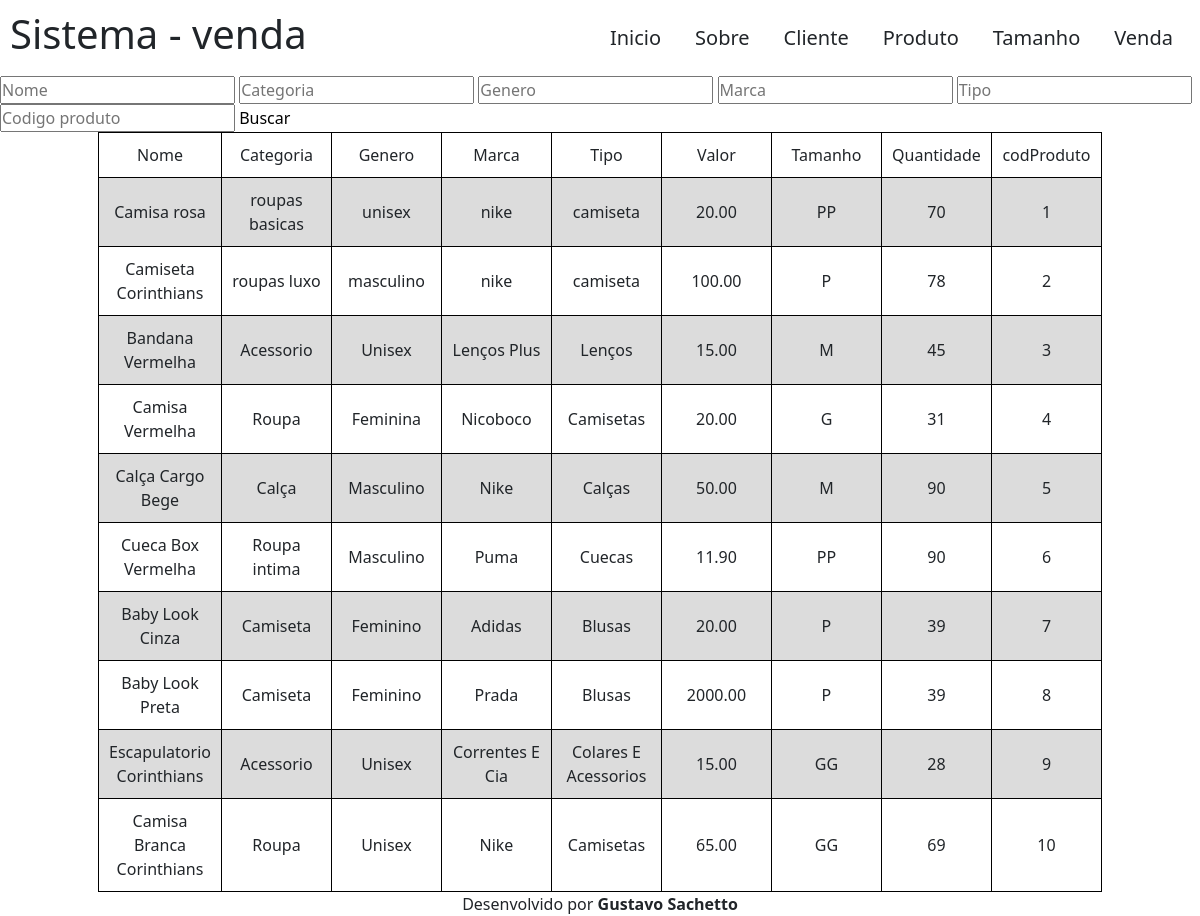
The page /view/pages/produto.php on the database its author committed.
### tables this page shows
create table produto(
	codProduto int auto_increment not null primary key,
	nomeProduto varchar (70) not null unique,
	quantidade int not null,
	valor decimal(7,2) not null
);

create table tamanho(
	codTam int auto_increment not null primary key,
    tipoTamanho char(5) unique
);

create table tamanhoP(
	quantidade int not null,

	codProduto int not null,
	constraint fkcodProduto foreign key (codProduto) references produto(codProduto),

	codTam int not null,
	constraint fkcodTam foreign key(codTam) references tamanho(codTam)
);

### model/conexao.php (called while the page is built, shortened)
<?php
class conexao{
    private $pdo;
    public function __construct($dbname, $host, $user, $password) {
        try {
            $this -> pdo = New PDO ("mysql:dbname=" . $dbname . ";host=" . $host, $user, $password);
            return "CONEXÃO DO PDO";
        } catch (PDOException $erro) {
            return "ERRO DE CONEXÃO NO PDO:" . $erro -> getMessage();
            exit();
        } catch (Exception $erro) {
            return "ERRO NÃO PASSOU DA CONEXÃO:" . $erro -> getMessage();
            exit();
        }
    }
    public function consultaTamanho() {
        $consulta = "SELECT * FROM tamanho ORDER BY codTam ASC";
        $resultado = $this -> consultaBanco($consulta);
        return $resultado;
    }
    public function consultaProduto($buscaNome, $buscaCate, $buscaGen, $buscaMarca, $buscaTipo, $buscaCod) {
        $consulta = "SELECT * FROM produto WHERE
        nomeProduto LIKE '%$buscaNome%'   AND
        categoria   LIKE '%$buscaCate%'   AND
        genero      LIKE '%$buscaGen%'    AND
        marca       LIKE '%$buscaMarca%'  AND
        tipo        LIKE '%$buscaTipo%'   AND
        codProduto  LIKE '%$buscaCod%'     ";
        $resultado = $this -> consultaBanco($consulta);
        return $resultado;
    }
    public function consultaTamanhoProduto() {
        $consulta = "SELECT * FROM tamanhop ORDER BY codProduto ASC";
        $resultado = $this -> consultaBanco($consulta);
        return $resultado;
    }
    public function consultaBanco($consulta) {
        $consultaBanco = $this -> pdo -> query($consulta);
        $consultaBanco -> execute();
        while ($resultado = $consultaBanco -> fetchAll(PDO::FETCH_ASSOC)) {
            return $resultado;
        }
    }
}
?>

### controller/exibeProduto.php (the view, shortened to what this page needs)
<?php
    require_once '../../model/conexao.php';
    $config = parse_ini_file('../../model/config.ini');
    $conexao = new conexao ($config['dbname'], $config['host'], $config['user'], $config['password']);
    $consulta = "SELECT count(*) FROM produto";
    $verifica = $conexao -> consultaBanco($consulta);
    $buscaNome = $buscaCate = $buscaGen = $buscaMarca = $buscaTipo = $buscaCod = "";
    $produtos = $conexao -> consultaProduto($buscaNome, $buscaCate, $buscaGen, $buscaMarca, $buscaTipo, $buscaCod);
    if ($verifica[0]['count(*)'] !== 0) {
        $tamanhos = $conexao -> consultaTamanho();
        $tamanhosProduto = $conexao -> consultaTamanhoProduto();
        echo "
        <table>
            <tr>
                <td>Nome</td>
                <td>Categoria</td>
                <td>Genero</td>
                <td>Marca</td>
                <td>Tipo</td>
                <td>Valor</td>
                <td>Tamanho</td>
                <td>Quantidade</td>
                <td>codProduto</td>
            </tr>
        ";
        foreach ($produtos as $produto) {
            foreach ($tamanhosProduto as $tamanhoProduto) {
                if ($produto['codProduto'] === $tamanhoProduto['codProduto']) {
                    $quantidade = $tamanhoProduto['quantidade'];
                    $codTam = $tamanhoProduto['codTam'];
                    foreach ($tamanhos as $tamanho) {
                        if ($tamanho['codTam'] === $codTam) {
                            $produtoTamanho = $tamanho['tipoTamanho'];
                        }
                    }
                }
            }
            echo "
                <tr>
                    <td>" . stripslashes($produto['nomeProduto']) . "</td>
                    <td>" . stripslashes($produto['categoria']) . "</td>
                    <td>" . stripslashes($produto['genero']) . "</td>
                    <td>" . stripslashes($produto['marca']) . "</td>
                    <td>" . stripslashes($produto['tipo']) . "</td>
                    <td>" . stripslashes($produto['valor']) . "</td>
                    <td>" . stripslashes($produtoTamanho) . "</td>
                    <td>" . stripslashes($quantidade) . "</td>
                    <td>" . stripslashes($produto['codProduto']) . "</td>
                </tr>
            ";
        }
        echo "</table>";
    } else {
        echo "<p>Nenhum produto cadastrado!</p>";
    }
?>

### view/css/style.css (style rules this page uses)
* { margin: 0; padding: 0; text-decoration: none; }

### view/css/table.css (style rules this page uses)
table, th, td { border: 1px solid black; }
table { border-collapse: collapse; margin: auto; }
th, td { padding: 10px; text-align: center; width: 110px; }
tr:nth-child(even) { background-color: gainsboro; }

### rows shown on the page
produto: nomeProduto "Camisa rosa", categoria "roupas basicas", genero "unisex", marca "nike", tipo "camiseta", valor "20.00", codProduto "1"
tamanho: tipoTamanho "PP"
tamanhop: quantidade "70"
produto: nomeProduto "Camiseta Corinthians", categoria "roupas luxo", genero "masculino", marca "nike", tipo "camiseta", valor "100.00", codProduto "2"
tamanho: tipoTamanho "P"
tamanhop: quantidade "78"
produto: nomeProduto "Bandana Vermelha", categoria "Acessorio", genero "Unisex", marca "Lenços Plus", tipo "Lenços", valor "15.00", codProduto "3"
tamanho: tipoTamanho "M"
tamanhop: quantidade "45"
produto: nomeProduto "Camisa Vermelha", categoria "Roupa", genero "Feminina", marca "Nicoboco", tipo "Camisetas", valor "20.00", codProduto "4"
tamanho: tipoTamanho "G"
tamanhop: quantidade "31"
produto: nomeProduto "Calça Cargo Bege", categoria "Calça", genero "Masculino", marca "Nike", tipo "Calças", valor "50.00", codProduto "5"
tamanhop: quantidade "90"
produto: nomeProduto "Cueca Box Vermelha", categoria "Roupa intima", genero "Masculino", marca "Puma", tipo "Cuecas", valor "11.90", codProduto "6"
tamanhop: quantidade "90"
produto: nomeProduto "Baby Look Cinza", categoria "Camiseta", genero "Feminino", marca "Adidas", tipo "Blusas", valor "20.00", codProduto "7"
tamanhop: quantidade "39"
produto: nomeProduto "Baby Look Preta", categoria "Camiseta", genero "Feminino", marca "Prada", tipo "Blusas", valor "2000.00", codProduto "8"
produto: nomeProduto "Escapulatorio Corinthians", categoria "Acessorio", genero "Unisex", marca "Correntes E Cia", tipo "Colares E Acessorios", valor "15.00", codProduto "9"
tamanho: tipoTamanho "GG"
tamanhop: quantidade "28"
produto: nomeProduto "Camisa Branca Corinthians", categoria "Roupa", genero "Unisex", marca "Nike", tipo "Camisetas", valor "65.00", codProduto "10"
tamanhop: quantidade "69"
